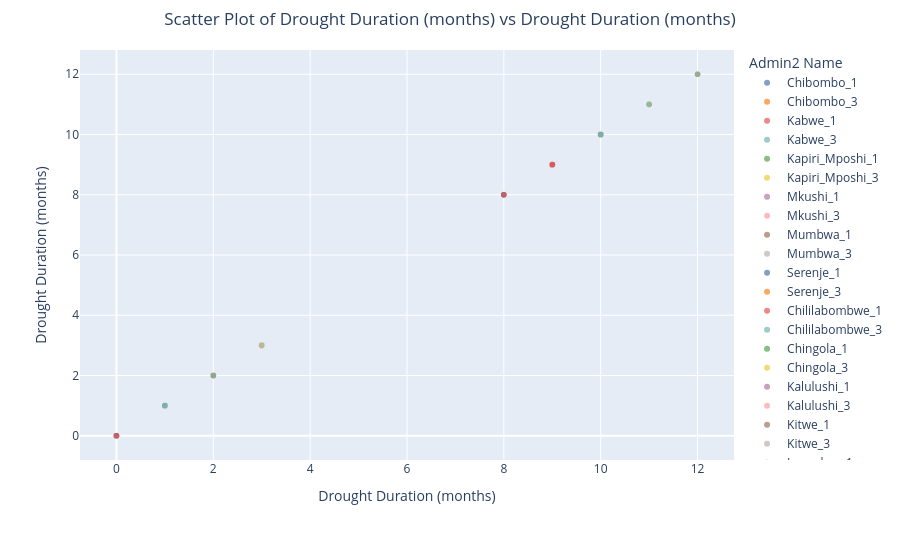

Write notebook code for a chart like this one.
### Markdown cell above
### Correlation Analysis

### Code cell
from utils.drought_analysis_funcs import setup_interactive_correlation_analysis_plot


setup_interactive_correlation_analysis_plot(drought_events_df)
